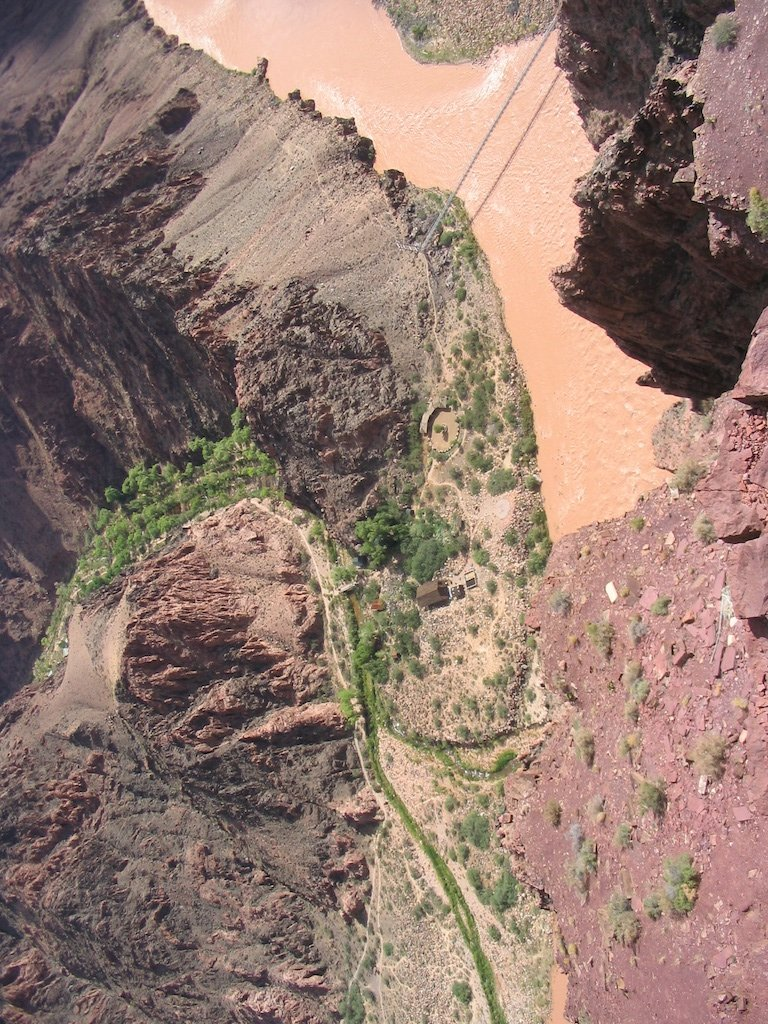
#> input picture HW4/2b/river1.jpg, 768 x 1024 px, found by its file name
$ python 2b.py
#> lines starting #> are read from the running program, lines starting #| are printed output that depends on the picture
#!/usr/bin/env python3
# -*- coding: utf-8 -*-
"""
Created on Tue Mar 05 18:19:22 2019

@author: brinalbheda
"""

import cv2
import numpy as np
from matplotlib import pyplot as plt
from numpy import inf
from numpy import array
from numpy.linalg import norm


img1 = cv2.imread('/Users/brinalbheda/Desktop/DIP/HW4/2b/river1.jpg')
#> img1 is the input picture: shape (1024, 768, 3); mean B, G, R 113.1, 123.7, 148.2
gray1 = cv2.cvtColor(img1,cv2.COLOR_BGR2GRAY)
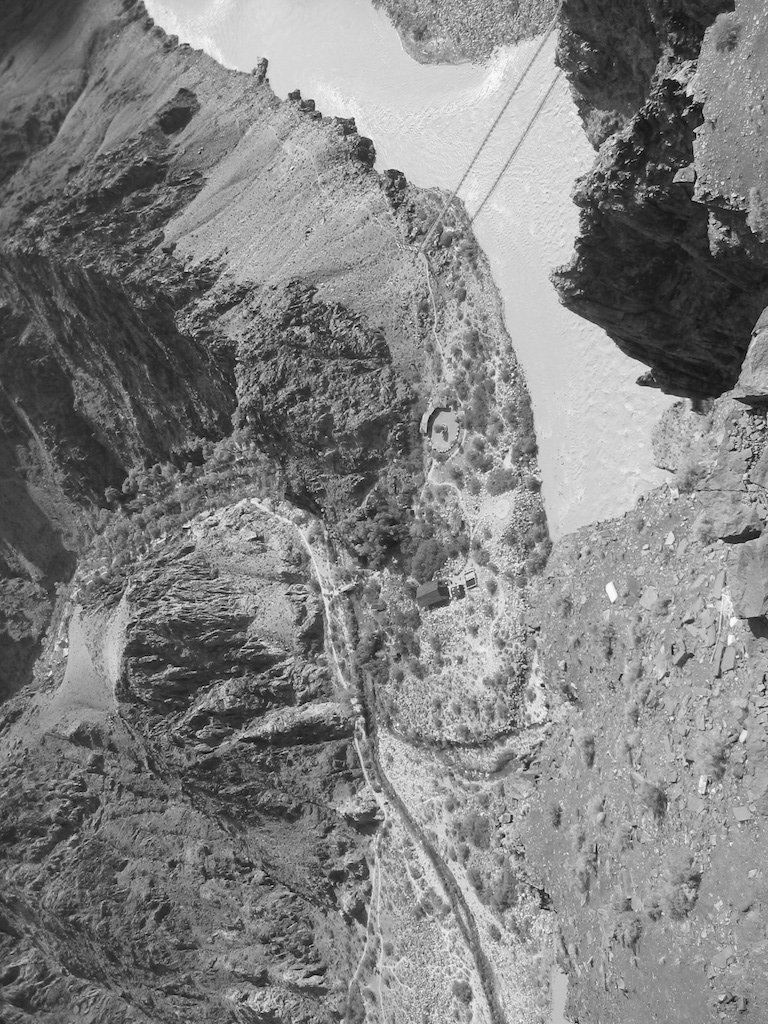
#> gray1: shape (1024, 768); min 1, max 254, mean 129.8

sift1 = cv2.xfeatures2d.SIFT_create()

kp1 = sift1.detect(gray1,None)
#> kp1 = 8620 keypoints; strongest (x, y, size): (542, 685, 2.6), (237, 359, 1.8), (651, 194, 2.1), (550, 721, 1.9)
#type(kp1)

img_sift1 = cv2.drawKeypoints(gray1,kp1,img1)
cv2.imwrite('/Users/brinalbheda/Desktop/DIP/HW4/2b/sift_keypoints_river1.jpg',img_sift1)

#draw a circle with size of keypoint and it will even show its orientation
img1 = cv2.drawKeypoints(gray1,kp1,img1,flags=cv2.DRAW_MATCHES_FLAGS_DRAW_RICH_KEYPOINTS)
cv2.imwrite('/Users/brinalbheda/Desktop/DIP/HW4/2b/sift_keypoints_orient_river1.jpg',img1)

#computes the descriptors from the keypoints
kp1, des1 = sift1.compute(gray1,kp1)


img2 = cv2.imread('/Users/brinalbheda/Desktop/DIP/HW4/2b/river2.jpg')
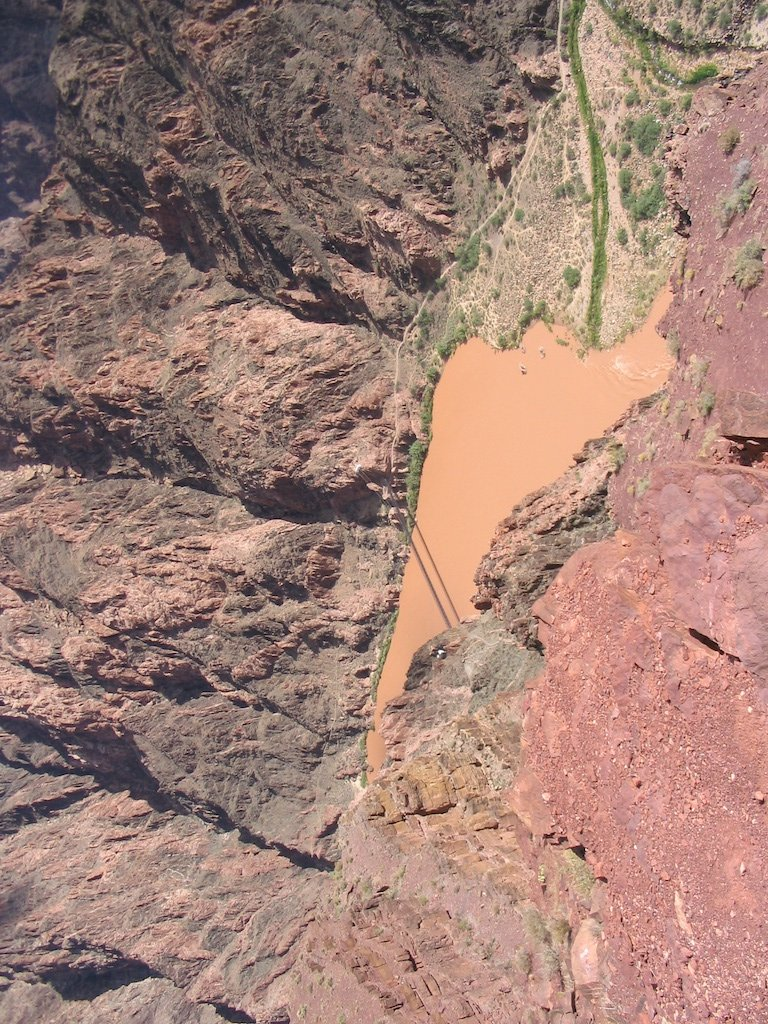
#> input picture HW4/2b/river2.jpg, 768 x 1024 px, found by its file name
#> img2 is the input picture: shape (1024, 768, 3); mean B, G, R 118.9, 129.4, 161.4
gray2 = cv2.cvtColor(img2,cv2.COLOR_BGR2GRAY)
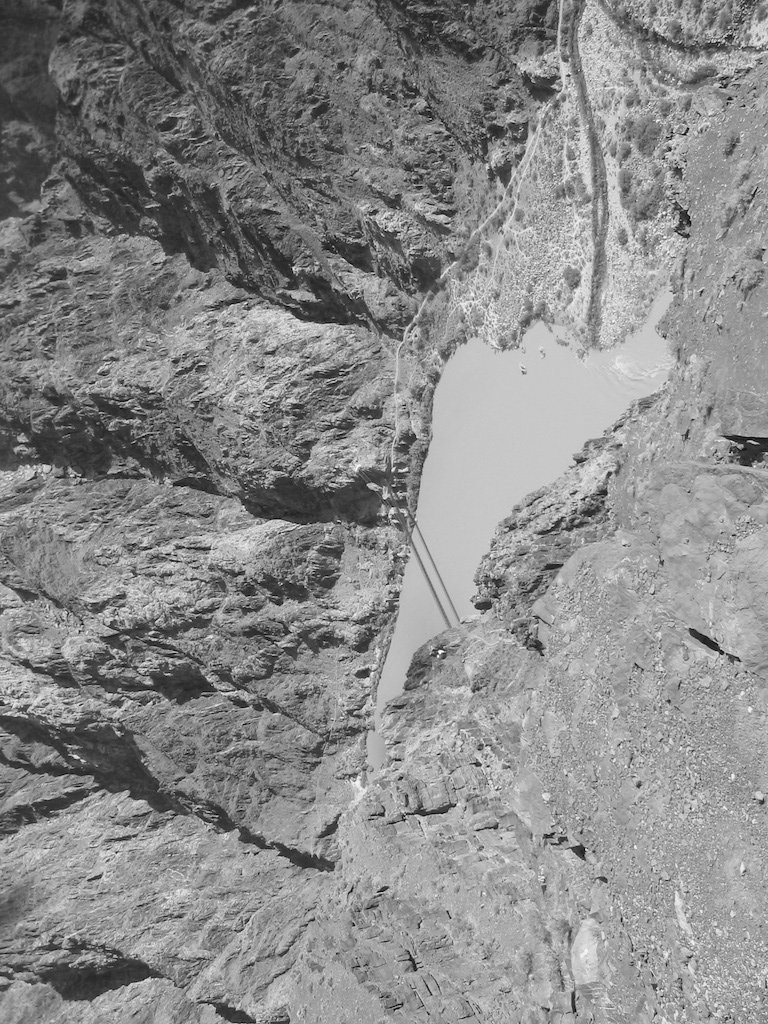
#> gray2: shape (1024, 768); min 1, max 254, mean 137.8

sift2 = cv2.xfeatures2d.SIFT_create()

kp2 = sift2.detect(gray2,None)
#> kp2 = 9092 keypoints; strongest (x, y, size): (440, 652, 2.7), (568, 75, 2.1), (685, 134, 1.9), (76, 757, 3.1)

img_sift2 = cv2.drawKeypoints(gray2,kp2,img2)
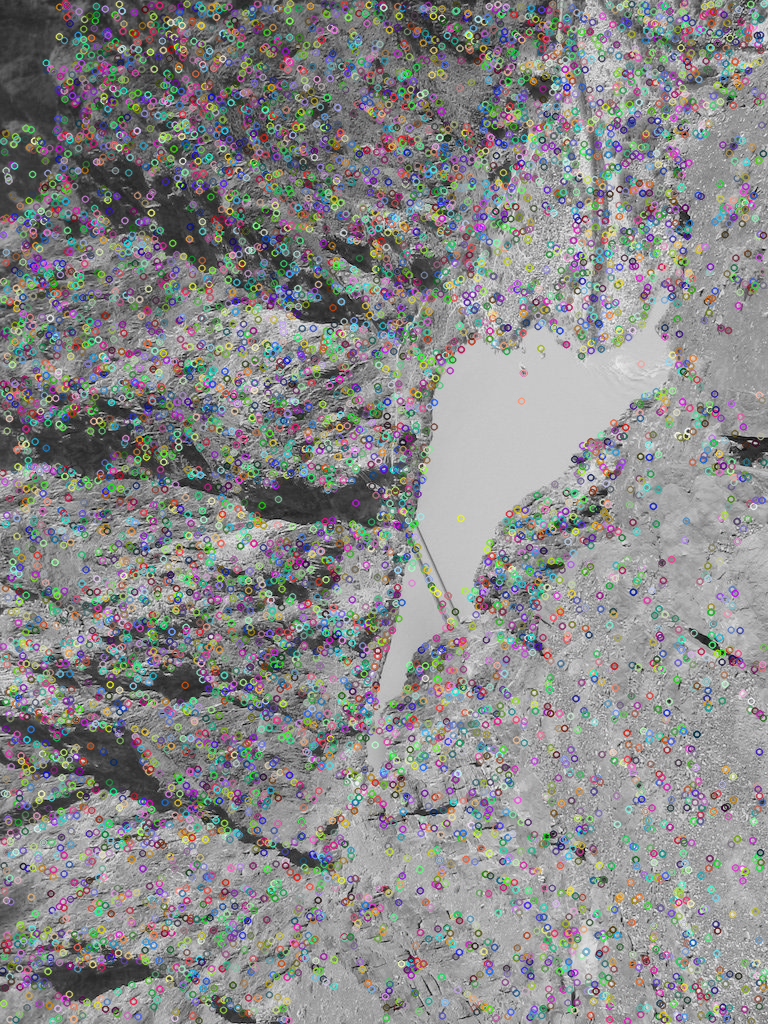
#> img_sift2: shape (1024, 768, 3); mean B, G, R 137, 137, 137
cv2.imwrite('/Users/brinalbheda/Desktop/DIP/HW4/2b/sift_keypoints_river2.jpg',img_sift2)

#draw a circle with size of keypoint and it will even show its orientation
img2 = cv2.drawKeypoints(gray2,kp2,img2,flags=cv2.DRAW_MATCHES_FLAGS_DRAW_RICH_KEYPOINTS)
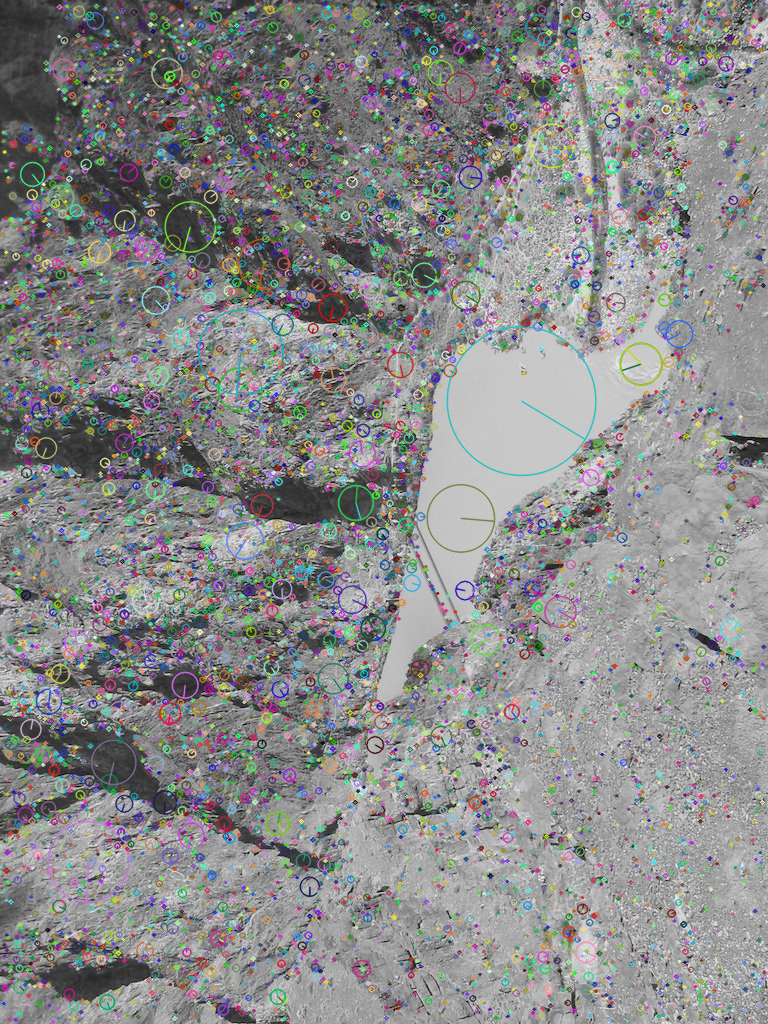
#> img2: shape (1024, 768, 3); mean B, G, R 137.5, 137.5, 137.1
cv2.imwrite('/Users/brinalbheda/Desktop/DIP/HW4/2b/sift_keypoints_orient_river2.jpg',img2)

#computes the descriptors from the keypoints
kp2, des2 = sift2.compute(gray2,kp2)

'''
maxnorm = norm(des1, inf)
print(maxnorm)

ind = np.where(des1==maxnorm)

count = 0
for i in des1:
    for j in i:
        if (j == maxnorm):
            print(j)
            print(i)
            break
        count+=1

kp123 = kp1[count]

img_sift1l = cv2.drawKeypoints(gray1,kp123,img1)
cv2.imwrite('/Users/brinalbheda/Desktop/DIP_HW/HW4/2b/sift_large_keypoint_river1.jpg',img_sift1l)
'''

maxdes1 = 0

for i in des1:
    for j in i:
        maxdes1 = max(maxdes1,j)

print (maxdes1)

ind = np.where(des1==maxdes1)
#> ind = ([7337, 7337, 7337, 7337], [8, 40, 72, 104])

'''
maxdes2 = 0

for i in des1:
    for j in i:
        maxdes2 = max(maxdes2,j)

print (maxdes2)
'''
#cv2.imwrite('/Users/brinalbheda/Desktop/DIP_HW/HW4/2b/sift_large_keypoint_river1.jpg',img_sift123)
'''
#Brute Force Matcher
# BFMatcher with default params
# create BFMatcher object
bf = cv2.BFMatcher()
matches = bf.knnMatch(des1,des2, k=2)

matches=sorted(matches, key=lambda x:x.distance)

# cv2.drawMatchesKnn expects list of lists as matches.
img3 = cv2.drawMatchesKnn(img1,kp1,img2,kp2,matches,None,flags=2)

cv2.imwrite('/Users/brinalbheda/Desktop/DIP_HW/HW4/2b/sift_match_keypoint_river.jpg',img3)

#plt.imshow(img3),plt.show()
'''

bf = cv2.BFMatcher()
matches=bf.match(des1,des2)
#> matches = 8620 matches
matches = sorted(matches, key = lambda x:x.distance)
img3= cv2.drawMatches(img1,kp1,img2,kp2,matches[:2],None)
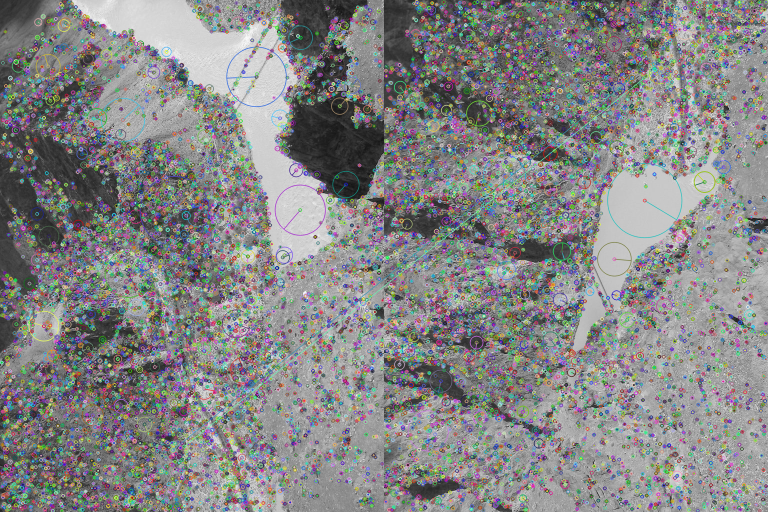
#> img3: shape (1024, 1536, 3) (shown at 1/2 size); mean B, G, R 133.7, 133.7, 133.5
cv2.imwrite('/Users/brinalbheda/Desktop/DIP/HW4/2b/sift_match_keypoint_river.jpg',img3)
plt.imshow(img3)
plt.show()
